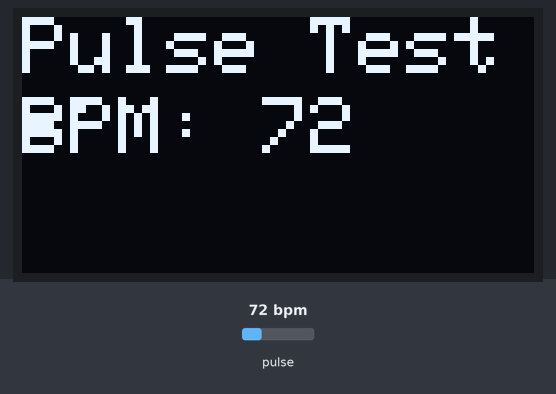
Bench run of a sketch on a simulated Arduino Uno, built with avr-gcc and run on an emulated ATmega328P. On the bench: 128×64 one-colour display. The inputs (shaded band) are chosen by the test bench; at power-on: pulse 72 bpm. What the sketch prints to the serial monitor is not drawn.

Above: at 2.2 s.
2.3 s: pulse set to 42 bpm
At 4.0 s:
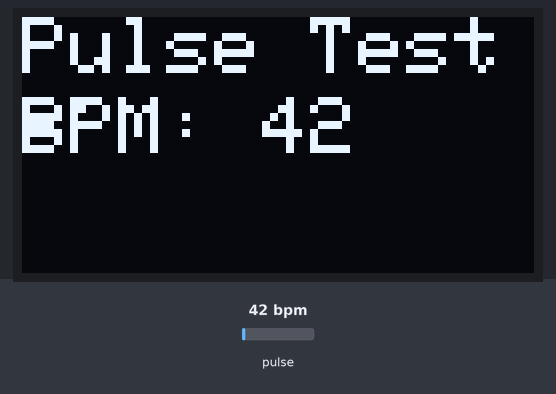
4.8 s: pulse set to 70 bpm
At 6.5 s:
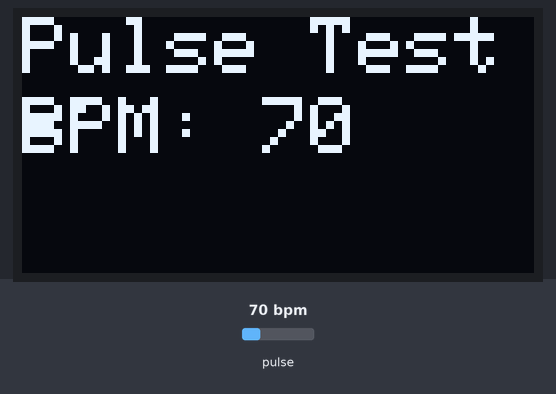
7.1 s: pulse set to 100 bpm
At 9.0 s:
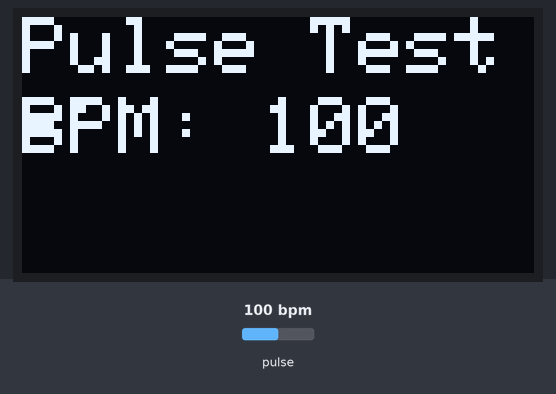
Timing chart, 0 to 10.5 s (numbered marks = the images above; inputs shaded):
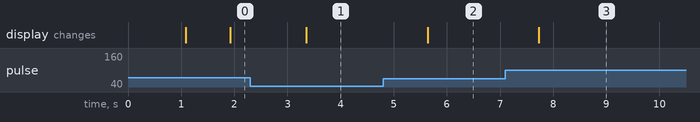

The sketch:

pulse.ino
```cpp
#include <Adafruit_GFX.h>          // Graphics library for the OLED
#include <Adafruit_SSD1306.h>      // Library for the OLED display
#include <Wire.h>                  // I2C library for communication
#include <PulseSensorPlayground.h> // Library for Pulse Sensor

#define SCREEN_WIDTH 128           // OLED display width, in pixels
#define SCREEN_HEIGHT 64           // OLED display height, in pixels
#define OLED_RESET    -1           // OLED reset pin, -1 if sharing Arduino reset pin

Adafruit_SSD1306 display(SCREEN_WIDTH, SCREEN_HEIGHT, &Wire, OLED_RESET);

#define PULSE_SENSOR_PIN A0        // Pulse Sensor connected to analog pin A0
#define THRESHOLD 550              // Threshold for detecting a beat (adjust as needed)

// Create an instance of the PulseSensorPlayground library
PulseSensorPlayground pulseSensor;

void setup() {
  Serial.begin(9600);

  // Initialize display with I2C address 0x3C for OLED
  if(!display.begin(SSD1306_SWITCHCAPVCC, 0x3C)) {
    Serial.println(F("OLED initialization failed"));
    while(true);
  }
  display.clearDisplay();
  display.setTextSize(1);
  display.setTextColor(SSD1306_WHITE);
  display.setCursor(0,0);
  display.println("Pulse Tester");
  display.display();
  delay(1000);

  // Initialize the Pulse Sensor
  pulseSensor.analogInput(PULSE_SENSOR_PIN);
  pulseSensor.setThreshold(THRESHOLD);

  if (!pulseSensor.begin()) {
    Serial.println("Pulse Sensor initialization failed");
    while(true);
  }
}

void loop() {
  int myBPM = pulseSensor.getBeatsPerMinute(); // Get BPM value

  // If BPM > 0, we have a valid pulse detected
  if (pulseSensor.sawStartOfBeat()) {
    Serial.print("BPM: ");
    Serial.println(myBPM);

    // Display BPM on OLED
    display.clearDisplay();
    display.setCursor(0,0);
    display.println("Pulse Tester");
    display.setTextSize(2);
    display.setCursor(0, 20);
    display.print("BPM: ");
    display.println(myBPM);
    display.display();
  }
}
```

Measured:
- after the input at 2.3 s, the display: changes after 1.0 s (image 1)
- after the input at 4.8 s, the display: changes after 0.84 s (image 2)
- after the input at 7.1 s, the display: changes after 0.63 s (image 3)
